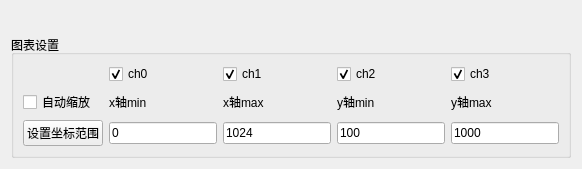
        <widget class="QWidget" name="tab_3">
         <attribute name="title">
          <string>信号预览</string>
         </attribute>
         <layout class="QVBoxLayout" name="verticalLayout_2" stretch="5,0">
          <item>
           <widget class="QCustomPlot" name="sampleDataPlot" native="true">
            <layout class="QHBoxLayout" name="horizontalLayout_2"/>
           </widget>
          </item>
          <item>
           <widget class="QGroupBox" name="groupBox_8">
            <property name="title">
             <string>图表设置</string>
            </property>
            <layout class="QGridLayout" name="gridLayout_18">
             <item row="1" column="0">
              <widget class="QCheckBox" name="checkBox_autoZoom">
               <property name="text">
                <string>自动缩放</string>
               </property>
              </widget>
             </item>
             <item row="1" column="3">
              <widget class="QLabel" name="label_34">
               <property name="text">
                <string>y轴min</string>
               </property>
              </widget>
             </item>
             <item row="2" column="1">
              <widget class="QLineEdit" name="lineEdit_axisXmin">
               <property name="sizePolicy">
                <sizepolicy hsizetype="Preferred" vsizetype="Fixed">
                 <horstretch>0</horstretch>
                 <verstretch>0</verstretch>
                </sizepolicy>
               </property>
               <property name="text">
                <string>0</string>
               </property>
              </widget>
             </item>
             <item row="1" column="4">
              <widget class="QLabel" name="label_36">
               <property name="text">
                <string>y轴max</string>
               </property>
              </widget>
             </item>
             <item row="1" column="2">
              <widget class="QLabel" name="label_32">
               <property name="text">
                <string>x轴max</string>
               </property>
              </widget>
             </item>
             <item row="2" column="4">
              <widget class="QLineEdit" name="lineEdit_axisYmax">
               <property name="sizePolicy">
                <sizepolicy hsizetype="Preferred" vsizetype="Fixed">
                 <horstretch>0</horstretch>
                 <verstretch>0</verstretch>
                </sizepolicy>
               </property>
               <property name="text">
                <string>1000</string>
               </property>
              </widget>
             </item>
             <item row="0" column="3">
              <widget class="QCheckBox" name="checkBox_ch2Enable">
               <property name="text">
                <string>ch2</string>
               </property>
               <property name="checked">
                <bool>true</bool>
               </property>
              </widget>
             </item>
             <item row="0" column="1">
              <widget class="QCheckBox" name="checkBox_ch0Enable">
               <property name="text">
                <string>ch0</string>
               </property>
               <property name="checked">
                <bool>true</bool>
               </property>
              </widget>
             </item>
             <item row="0" column="2">
              <widget class="QCheckBox" name="checkBox_ch1Enable">
               <property name="text">
                <string>ch1</string>
               </property>
               <property name="checked">
                <bool>true</bool>
               </property>
              </widget>
             </item>
             <item row="2" column="2">
              <widget class="QLineEdit" name="lineEdit_axisXmax">
               <property name="sizePolicy">
                <sizepolicy hsizetype="Preferred" vsizetype="Fixed">
                 <horstretch>0</horstretch>
                 <verstretch>0</verstretch>
                </sizepolicy>
               </property>
               <property name="text">
                <string>1024</string>
               </property>
              </widget>
             </item>
             <item row="1" column="1">
              <widget class="QLabel" name="label_21">
               <property name="text">
                <string>x轴min</string>
               </property>
              </widget>
             </item>
             <item row="2" column="3">
              <widget class="QLineEdit" name="lineEdit_axisYmin">
               <property name="sizePolicy">
                <sizepolicy hsizetype="Preferred" vsizetype="Fixed">
                 <horstretch>0</horstretch>
                 <verstretch>0</verstretch>
                </sizepolicy>
               </property>
               <property name="text">
                <string>100</string>
               </property>
              </widget>
             </item>
             <item row="2" column="0">
              <widget class="QPushButton" name="btn_axisRangeSet">
               <property name="text">
                <string>设置坐标范围</string>
               </property>
              </widget>
             </item>
             <item row="0" column="4">
              <widget class="QCheckBox" name="checkBox_ch3Enable">
               <property name="text">
                <string>ch3</string>
               </property>
               <property name="checked">
                <bool>true</bool>
               </property>
              </widget>
             </item>
            </layout>
           </widget>
          </item>
         </layout>
        </widget>
